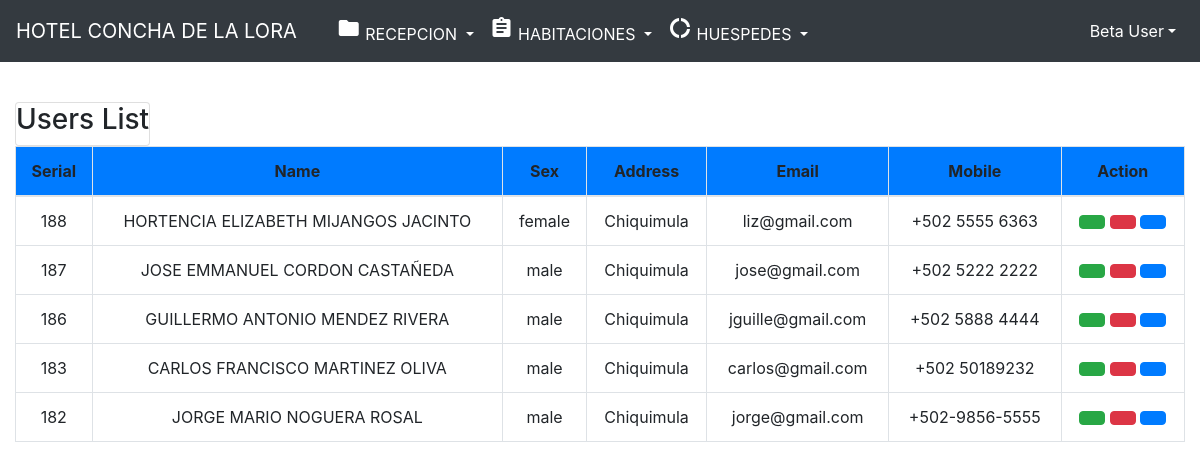
The app's page /index.php/user with its own data.
### tables this page shows
CREATE TABLE `usertable` (
  `id` int(11) NOT NULL,
  `name` varchar(50) NOT NULL,
  `sex` varchar(10) NOT NULL,
  `username` varchar(32) NOT NULL,
  `password` varchar(32) NOT NULL,
  `mobile` varchar(15) NOT NULL,
  `address` varchar(50) NOT NULL,
  `email` varchar(50) NOT NULL,
  `image` varchar(50) NOT NULL
);

### application/controllers/User.php (called while the page is built, shortened)
<?php
class user extends  CI_Controller{
	 public function userlist($value='')
    {
    	$data['userdata'] =	$this->HomeModel->showusers();
    	$this->load->view('template/inc/header.php');
		$this->load->view('template/user/viewuser.php',$data);
		$this->load->view('template/inc/footer.php');
    }
}

### index.php (called while the page is built, shortened)
<?php
require_once BASEPATH.'core/CodeIgniter.php';

### application/models/HomeModel.php (called while the page is built, shortened)
<?php
    class HomeModel extends  CI_Model{
        public function __construct()
        {
            $this->db = $this->load->database("default",TRUE);
        }
        public function showusers()
        {
            $this->db->order_by('id', 'DESC');
            $result_set = $this->db->get('usertable');
            return $result_set->result_array();
        }
    }
?>

### application/views/template/user/viewuser.php (the view)
<div class="row" style="margin-top: 40px;">
    <div class="card">
        <h3>Users List</h3>
    </div>
    <table class="table table-bordered text-center">
        <thead>
        <tr class="bg-primary">
            <th>Serial</th>
            <th>Name</th>
            <th>Sex</th>
            <th>Address</th>
            <th>Email</th>
            <th>Mobile</th>
            <th>Action</th>
        </tr>
        </thead>
        <tbody>
            <?php foreach ($userdata as $value): ?>
				<tr>
					<td><?php echo $value['id']; ?></td>
					<td><?php echo $value['name']; ?></td>
					<td><?php echo $value['sex']; ?></td>
					<td><?php echo $value['address']; ?></td>
					<td><?php echo $value['email']; ?></td>
					<td><?php echo $value['mobile']; ?></td>
					<td><a href="<?php echo site_url("user/edituser")."/"; ?><?php echo $value['id']; ?>"><i class="fa fa-pencil btn btn-success"></i></a>&nbsp;<a href="<?php echo site_url('user/deleteuser').'/'; ?><?php echo $value['id']; ?>" ><i class="fa fa-trash-o btn btn-danger" onclick="return confirm('are you sure to delete?')" ></i></a>&nbsp;<a href="<?php echo site_url('user/viewuser').'/'; ?><?php echo $value['id']; ?>" ><i class="fa fa-eye btn btn-primary" ></i></a></td>
				</tr>
            <?php endforeach; ?>
        </tbody>
    </table>
</div>

### application/views/template/inc/header.php (shortened to what this page needs)
<!DOCTYPE html>
<html lang="en">
<head>
<link rel="stylesheet" href="https://maxcdn.bootstrapcdn.com/bootstrap/4.0.0/css/bootstrap.min.css">
<link rel="stylesheet" type="text/css" href="https://cdn.datatables.net/1.10.19/css/dataTables.bootstrap4.min.css">
  <link rel="stylesheet" href="//code.jquery.com/ui/1.12.1/themes/base/jquery-ui.css">
  <nav class="navbar navbar-expand-lg navbar-dark bg-dark">
      <a class="navbar-brand" href="#">HOTEL CONCHA DE LA LORA</a>
<div class="collapse navbar-collapse" id="navbarTogglerDemo02">
  <ul class="navbar-nav mr-auto mt-2 mt-lg-0">
    <li class="nav-item active">
      <a class="nav-link" href="#"> <span class="sr-only">(current)</span></a>
    </li>
    <li class="nav-item active dropdown">
            <a class="nav-link dropdown-toggle" href="#" id="navbarDropdown" role="button" data-toggle="dropdown" aria-haspopup="true" aria-expanded="false">
              <i class="material-icons">folder</i>
            RECEPCION
            </a>
    </li>    <li class="nav-item active dropdown">
            <a class="nav-link dropdown-toggle" href="#" id="navbarDropdown" role="button" data-toggle="dropdown" aria-haspopup="true" aria-expanded="false">
              <i class="material-icons">assignment</i>
            HABITACIONES
            </a>
    </li>
    <li class="nav-item active dropdown">
            <a class="nav-link dropdown-toggle" href="#" id="navbarDropdown" role="button" data-toggle="dropdown" aria-haspopup="true" aria-expanded="false">
                <i class="material-icons">donut_large</i>
            HUESPEDES
            </a>
    </li>
  </ul>
</div>
<ul class="nav navbar-nav navbar-right">
  <li class="nav-item active dropdown">
    <a class="nav-link dropdown-toggle" href="#" id="navbarDropdown" role="button" data-toggle="dropdown" aria-haspopup="true" aria-expanded="false">Beta User</a>
</ul>
  </nav>
</head>
<body>
<div class="container">
<div class="row justify-content-md-center">

### application/views/template/inc/footer.php (shortened to what this page needs)
</div>
</div>
</body>
</html>

### records on screen
usertable: id "188", name "HORTENCIA ELIZABETH MIJANGOS JACINTO", sex "female", address "Chiquimula", email "liz@gmail.com", mobile "+502 5555 6363"
usertable: id "187", name "JOSE EMMANUEL CORDON CASTAÑEDA", sex "male", address "Chiquimula", email "jose@gmail.com", mobile "+502 5222 2222"
usertable: id "186", name "GUILLERMO ANTONIO MENDEZ RIVERA", sex "male", address "Chiquimula", email "jguille@gmail.com", mobile "+502 5888 4444"
usertable: id "183", name "CARLOS FRANCISCO MARTINEZ OLIVA", sex "male", address "Chiquimula", email "carlos@gmail.com", mobile "+502 50189232"
usertable: id "182", name "JORGE MARIO NOGUERA ROSAL", sex "male", address "Chiquimula", email "jorge@gmail.com", mobile "+502-9856-5555"
